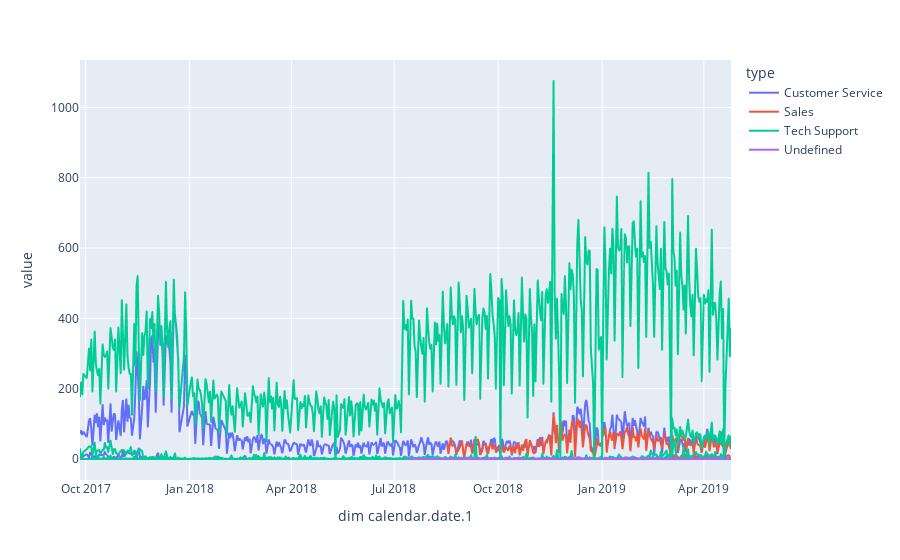

This figure's notebook cell:
### Code cell
# Let's plot this and see how it shows up 

fig1 = px.line(df_call_status, x='dim calendar.date.1', y=['calls abandoned', 'calls answered', 
                                                         'calls conferenced', 'calls return to q due to timeout',
                                                         'calls transferred'], color='type')
fig1.show()

### Figure 1 — Plotly figure (JSON) as saved in the notebook; plotly's stock layout.template omitted (floating-point values rounded to 4 significant figures; data arrays with more than 128 entries replaced by an {"elided": "..."} marker saying what was removed)
{"data": [{"hovertemplate": "type=Customer Service<br>variable=calls abandoned<br>dim calendar.date.1=%{x}<br>value=%{y}<extra></extra>", "legendgroup": "Customer Service", "line": {"color": "#636efa", "dash": "solid"}, "mode": "lines", "name": "Customer Service", "showlegend": true, "type": "scattergl", "x": {"elided": "482 str values"}, "xaxis": "x", "y": {"elided": "482 int values"}, "yaxis": "y"}, {"hovertemplate": "type=Customer Service<br>variable=calls answered<br>dim calendar.date.1=%{x}<br>value=%{y}<extra></extra>", "legendgroup": "Customer Service", "line": {"color": "#636efa", "dash": "solid"}, "mode": "lines", "name": "Customer Service", "showlegend": false, "type": "scattergl", "x": {"elided": "482 str values"}, "xaxis": "x", "y": {"elided": "482 int values"}, "yaxis": "y"}, {"hovertemplate": "type=Customer Service<br>variable=calls conferenced<br>dim calendar.date.1=%{x}<br>value=%{y}<extra></extra>", "legendgroup": "Customer Service", "line": {"color": "#636efa", "dash": "solid"}, "mode": "lines", "name": "Customer Service", "showlegend": false, "type": "scattergl", "x": {"elided": "482 str values"}, "xaxis": "x", "y": {"elided": "482 int values"}, "yaxis": "y"}, {"hovertemplate": "type=Customer Service<br>variable=calls return to q due to timeout<br>dim calendar.date.1=%{x}<br>value=%{y}<extra></extra>", "legendgroup": "Customer Service", "line": {"color": "#636efa", "dash": "solid"}, "mode": "lines", "name": "Customer Service", "showlegend": false, "type": "scattergl", "x": {"elided": "482 str values"}, "xaxis": "x", "y": {"elided": "482 int values"}, "yaxis": "y"}, {"hovertemplate": "type=Customer Service<br>variable=calls transferred<br>dim calendar.date.1=%{x}<br>value=%{y}<extra></extra>", "legendgroup": "Customer Service", "line": {"color": "#636efa", "dash": "solid"}, "mode": "lines", "name": "Customer Service", "showlegend": false, "type": "scattergl", "x": {"elided": "482 str values"}, "xaxis": "x", "y": {"elided": "482 int values"}, "yaxis": "y"}, {"hovertemplate": "type=Sales<br>variable=calls abandoned<br>dim calendar.date.1=%{x}<br>value=%{y}<extra></extra>", "legendgroup": "Sales", "line": {"color": "#EF553B", "dash": "solid"}, "mode": "lines", "name": "Sales", "showlegend": true, "type": "scattergl", "x": {"elided": "482 str values"}, "xaxis": "x", "y": {"elided": "482 int values"}, "yaxis": "y"}, {"hovertemplate": "type=Sales<br>variable=calls answered<br>dim calendar.date.1=%{x}<br>value=%{y}<extra></extra>", "legendgroup": "Sales", "line": {"color": "#EF553B", "dash": "solid"}, "mode": "lines", "name": "Sales", "showlegend": false, "type": "scattergl", "x": {"elided": "482 str values"}, "xaxis": "x", "y": {"elided": "482 int values"}, "yaxis": "y"}, {"hovertemplate": "type=Sales<br>variable=calls conferenced<br>dim calendar.date.1=%{x}<br>value=%{y}<extra></extra>", "legendgroup": "Sales", "line": {"color": "#EF553B", "dash": "solid"}, "mode": "lines", "name": "Sales", "showlegend": false, "type": "scattergl", "x": {"elided": "482 str values"}, "xaxis": "x", "y": {"elided": "482 int values"}, "yaxis": "y"}, {"hovertemplate": "type=Sales<br>variable=calls return to q due to timeout<br>dim calendar.date.1=%{x}<br>value=%{y}<extra></extra>", "legendgroup": "Sales", "line": {"color": "#EF553B", "dash": "solid"}, "mode": "lines", "name": "Sales", "showlegend": false, "type": "scattergl", "x": {"elided": "482 str values"}, "xaxis": "x", "y": {"elided": "482 int values"}, "yaxis": "y"}, {"hovertemplate": "type=Sales<br>variable=calls transferred<br>dim calendar.date.1=%{x}<br>value=%{y}<extra></extra>", "legendgroup": "Sales", "line": {"color": "#EF553B", "dash": "solid"}, "mode": "lines", "name": "Sales", "showlegend": false, "type": "scattergl", "x": {"elided": "482 str values"}, "xaxis": "x", "y": {"elided": "482 int values"}, "yaxis": "y"}, {"hovertemplate": "type=Tech Support<br>variable=calls abandoned<br>dim calendar.date.1=%{x}<br>value=%{y}<extra></extra>", "legendgroup": "Tech Support", "line": {"color": "#00cc96", "dash": "solid"}, "mode": "lines", "name": "Tech Support", "showlegend": true, "type": "scattergl", "x": {"elided": "482 str values"}, "xaxis": "x", "y": {"elided": "482 int values"}, "yaxis": "y"}, {"hovertemplate": "type=Tech Support<br>variable=calls answered<br>dim calendar.date.1=%{x}<br>value=%{y}<extra></extra>", "legendgroup": "Tech Support", "line": {"color": "#00cc96", "dash": "solid"}, "mode": "lines", "name": "Tech Support", "showlegend": false, "type": "scattergl", "x": {"elided": "482 str values"}, "xaxis": "x", "y": {"elided": "482 int values"}, "yaxis": "y"}, {"hovertemplate": "type=Tech Support<br>variable=calls conferenced<br>dim calendar.date.1=%{x}<br>value=%{y}<extra></extra>", "legendgroup": "Tech Support", "line": {"color": "#00cc96", "dash": "solid"}, "mode": "lines", "name": "Tech Support", "showlegend": false, "type": "scattergl", "x": {"elided": "482 str values"}, "xaxis": "x", "y": {"elided": "482 int values"}, "yaxis": "y"}, {"hovertemplate": "type=Tech Support<br>variable=calls return to q due to timeout<br>dim calendar.date.1=%{x}<br>value=%{y}<extra></extra>", "legendgroup": "Tech Support", "line": {"color": "#00cc96", "dash": "solid"}, "mode": "lines", "name": "Tech Support", "showlegend": false, "type": "scattergl", "x": {"elided": "482 str values"}, "xaxis": "x", "y": {"elided": "482 int values"}, "yaxis": "y"}, {"hovertemplate": "type=Tech Support<br>variable=calls transferred<br>dim calendar.date.1=%{x}<br>value=%{y}<extra></extra>", "legendgroup": "Tech Support", "line": {"color": "#00cc96", "dash": "solid"}, "mode": "lines", "name": "Tech Support", "showlegend": false, "type": "scattergl", "x": {"elided": "482 str values"}, "xaxis": "x", "y": {"elided": "482 int values"}, "yaxis": "y"}, {"hovertemplate": "type=Undefined<br>variable=calls abandoned<br>dim calendar.date.1=%{x}<br>value=%{y}<extra></extra>", "legendgroup": "Undefined", "line": {"color": "#ab63fa", "dash": "solid"}, "mode": "lines", "name": "Undefined", "showlegend": true, "type": "scattergl", "x": {"elided": "482 str values"}, "xaxis": "x", "y": {"elided": "482 int values"}, "yaxis": "y"}, {"hovertemplate": "type=Undefined<br>variable=calls answered<br>dim calendar.date.1=%{x}<br>value=%{y}<extra></extra>", "legendgroup": "Undefined", "line": {"color": "#ab63fa", "dash": "solid"}, "mode": "lines", "name": "Undefined", "showlegend": false, "type": "scattergl", "x": {"elided": "482 str values"}, "xaxis": "x", "y": {"elided": "482 int values"}, "yaxis": "y"}, {"hovertemplate": "type=Undefined<br>variable=calls conferenced<br>dim calendar.date.1=%{x}<br>value=%{y}<extra></extra>", "legendgroup": "Undefined", "line": {"color": "#ab63fa", "dash": "solid"}, "mode": "lines", "name": "Undefined", "showlegend": false, "type": "scattergl", "x": {"elided": "482 str values"}, "xaxis": "x", "y": {"elided": "482 int values"}, "yaxis": "y"}, {"hovertemplate": "type=Undefined<br>variable=calls return to q due to timeout<br>dim calendar.date.1=%{x}<br>value=%{y}<extra></extra>", "legendgroup": "Undefined", "line": {"color": "#ab63fa", "dash": "solid"}, "mode": "lines", "name": "Undefined", "showlegend": false, "type": "scattergl", "x": {"elided": "482 str values"}, "xaxis": "x", "y": {"elided": "482 int values"}, "yaxis": "y"}, {"hovertemplate": "type=Undefined<br>variable=calls transferred<br>dim calendar.date.1=%{x}<br>value=%{y}<extra></extra>", "legendgroup": "Undefined", "line": {"color": "#ab63fa", "dash": "solid"}, "mode": "lines", "name": "Undefined", "showlegend": false, "type": "scattergl", "x": {"elided": "482 str values"}, "xaxis": "x", "y": {"elided": "482 int values"}, "yaxis": "y"}], "layout": {"legend": {"title": {"text": "type"}, "tracegroupgap": 0}, "margin": {"t": 60}, "xaxis": {"anchor": "y", "domain": [0, 1], "title": {"text": "dim calendar.date.1"}}, "yaxis": {"anchor": "x", "domain": [0, 1], "title": {"text": "value"}}}}
